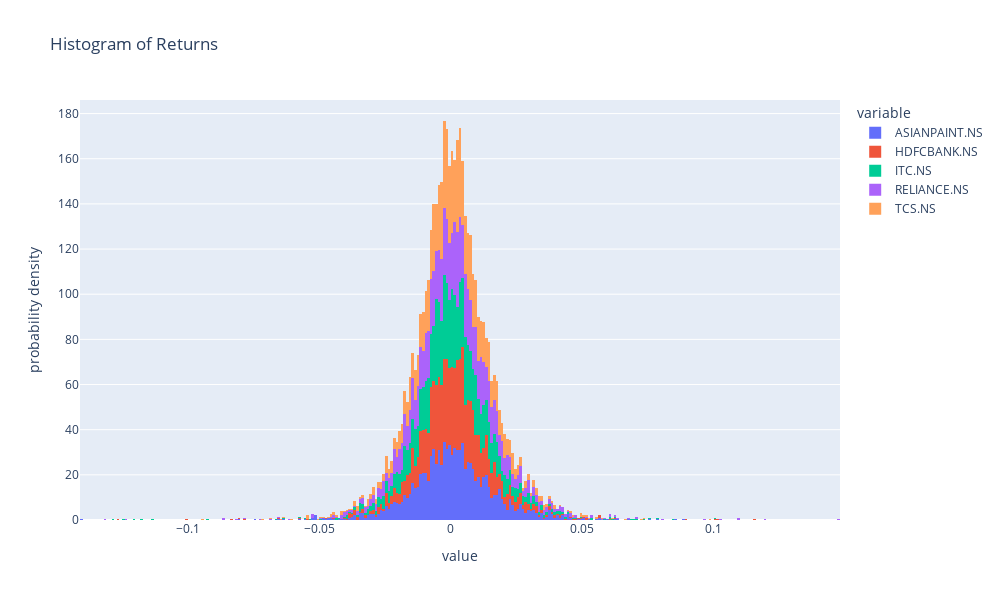

Write notebook code for a chart like this one.
### Code cell
# Plot histogram
px.histogram(returns,
             histnorm='probability density',
             title='Histogram of Returns',
             barmode='relative')

### Figure 1 — Plotly figure (JSON) as saved in the notebook; plotly's stock layout.template omitted (floating-point values rounded to 4 significant figures; data arrays with more than 128 entries replaced by an {"elided": "..."} marker saying what was removed)
{"data": [{"alignmentgroup": "True", "bingroup": "x", "histnorm": "probability density", "hovertemplate": "variable=ASIANPAINT.NS<br>value=%{x}<br>probability density=%{y}<extra></extra>", "legendgroup": "ASIANPAINT.NS", "marker": {"color": "#636efa", "pattern": {"shape": ""}}, "name": "ASIANPAINT.NS", "offsetgroup": "ASIANPAINT.NS", "orientation": "v", "showlegend": true, "type": "histogram", "x": {"elided": "1975 float values"}, "xaxis": "x", "yaxis": "y"}, {"alignmentgroup": "True", "bingroup": "x", "histnorm": "probability density", "hovertemplate": "variable=HDFCBANK.NS<br>value=%{x}<br>probability density=%{y}<extra></extra>", "legendgroup": "HDFCBANK.NS", "marker": {"color": "#EF553B", "pattern": {"shape": ""}}, "name": "HDFCBANK.NS", "offsetgroup": "HDFCBANK.NS", "orientation": "v", "showlegend": true, "type": "histogram", "x": {"elided": "1975 float values"}, "xaxis": "x", "yaxis": "y"}, {"alignmentgroup": "True", "bingroup": "x", "histnorm": "probability density", "hovertemplate": "variable=ITC.NS<br>value=%{x}<br>probability density=%{y}<extra></extra>", "legendgroup": "ITC.NS", "marker": {"color": "#00cc96", "pattern": {"shape": ""}}, "name": "ITC.NS", "offsetgroup": "ITC.NS", "orientation": "v", "showlegend": true, "type": "histogram", "x": {"elided": "1975 float values"}, "xaxis": "x", "yaxis": "y"}, {"alignmentgroup": "True", "bingroup": "x", "histnorm": "probability density", "hovertemplate": "variable=RELIANCE.NS<br>value=%{x}<br>probability density=%{y}<extra></extra>", "legendgroup": "RELIANCE.NS", "marker": {"color": "#ab63fa", "pattern": {"shape": ""}}, "name": "RELIANCE.NS", "offsetgroup": "RELIANCE.NS", "orientation": "v", "showlegend": true, "type": "histogram", "x": {"elided": "1975 float values"}, "xaxis": "x", "yaxis": "y"}, {"alignmentgroup": "True", "bingroup": "x", "histnorm": "probability density", "hovertemplate": "variable=TCS.NS<br>value=%{x}<br>probability density=%{y}<extra></extra>", "legendgroup": "TCS.NS", "marker": {"color": "#FFA15A", "pattern": {"shape": ""}}, "name": "TCS.NS", "offsetgroup": "TCS.NS", "orientation": "v", "showlegend": true, "type": "histogram", "x": {"elided": "1975 float values"}, "xaxis": "x", "yaxis": "y"}], "layout": {"barmode": "relative", "height": 600, "legend": {"title": {"text": "variable"}, "tracegroupgap": 0}, "title": {"text": "Histogram of Returns"}, "width": 1000, "xaxis": {"anchor": "y", "domain": [0, 1], "title": {"text": "value"}}, "yaxis": {"anchor": "x", "domain": [0, 1], "title": {"text": "probability density"}}}}
